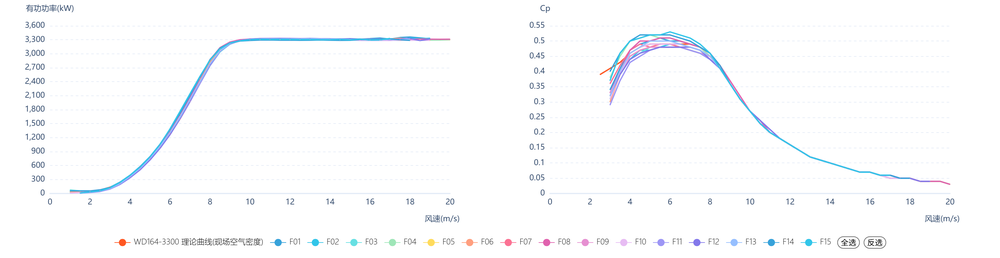
#> input picture 素材库/A02功率曲线与CP曲线.png, 1000 x 258 px, shrunk from 3106 x 800 before the run, found by its file name
$ python crop_assets.py '../../素材库/A02功率曲线与CP曲线.png' '../../素材库/A03风资源指标地图.png'
#> lines starting #> are read from the running program, lines starting #| are printed output that depends on the picture
from pathlib import Path
from PIL import Image
import sys
src=Path(sys.argv[1]); out=Path(sys.argv[2])
for f in ['A02\u529f\u7387\u66f2\u7ebf\u4e0eCP\u66f2\u7ebf.png','A03\u98ce\u8d44\u6e90\u6307\u6807\u5730\u56fe.png','A04.png']:
 im=Image.open(src/f); print(f,im.size)
#> further down, im is the input picture: PIL image 1000x258 RGBA; mean R, G, B, A 250.9, 251.7, 253, 255
im=Image.open(out/'A01_page04.png'); w,h=im.size
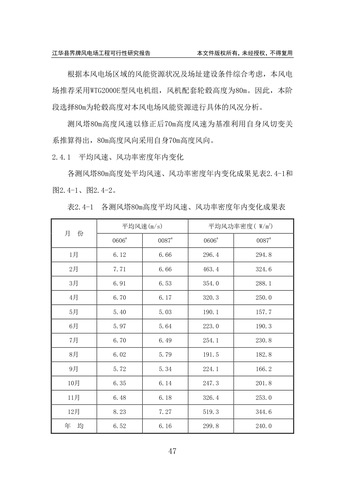
#> input picture _制作过程/素材分析/A01_page04.png, 345 x 488 px, shrunk from 1072 x 1516 before the run, found by its file name
#> further down, im is the input picture: PIL image 345x488 RGB; min 42, max 255, mean 245.3
#> after `w, h = im.size`: w = 345; h = 488
im.crop((int(w*.145),int(h*.412),int(w*.86),int(h*.895))).save(out/'A01_p47_monthly_table.png')
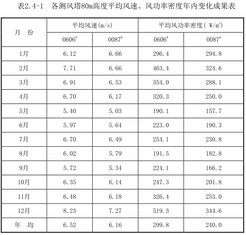
#> saved as A01_p47_monthly_table.png: PIL image 246x235 RGB; min 42, max 255, mean 237.1
im.crop((int(w*.145),int(h*.844),int(w*.86),int(h*.895))).save(out/'A01_p47_annual_row.png')
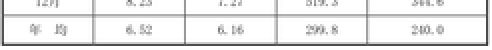
#> saved as A01_p47_annual_row.png: PIL image 246x25 RGB (shown 2 times larger); min 57, max 255, mean 233.2
im=Image.open(out/'A01_page05.png'); w,h=im.size
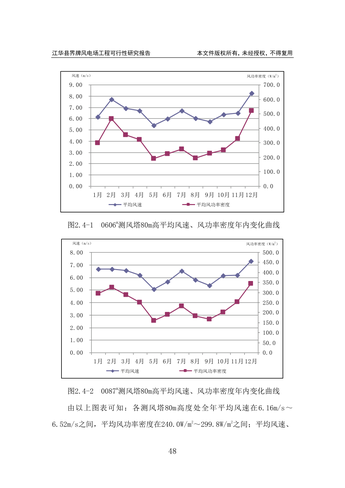
#> input picture _制作过程/素材分析/A01_page05.png, 345 x 488 px, shrunk from 1072 x 1516 before the run, found by its file name
#> further down, im is the input picture: PIL image 345x488 RGB; mean R, G, B 247.5, 246.9, 247.4
im.crop((int(w*.17),int(h*.14),int(w*.83),int(h*.473))).save(out/'A01_p48_curve_0606.png')
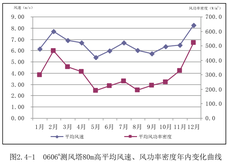
#> saved as A01_p48_curve_0606.png: PIL image 228x162 RGB; mean R, G, B 240.9, 239.7, 240.7
im.crop((int(w*.17),int(h*.486),int(w*.83),int(h*.813))).save(out/'A01_p48_curve_0087.png')
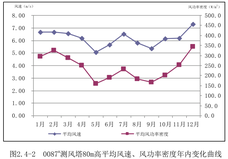
#> saved as A01_p48_curve_0087.png: PIL image 228x159 RGB; mean R, G, B 240.9, 239.8, 240.8
im=Image.open(src/'A02\u529f\u7387\u66f2\u7ebf\u4e0eCP\u66f2\u7ebf.png'); w,h=im.size
#> after `w, h = im.size`: w = 1000; h = 258
im.crop((0,0,int(w*.48),int(h*.875))).save(out/'A02_power_curve.png')
im.crop((int(w*.525),0,w,int(h*.875))).save(out/'A02_Cp_curve.png')
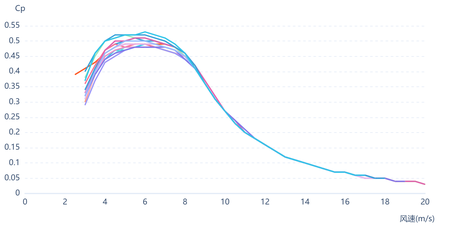
#> saved as A02_Cp_curve.png: PIL image 475x225 RGBA; mean R, G, B, A 251.3, 252, 253.4, 255
